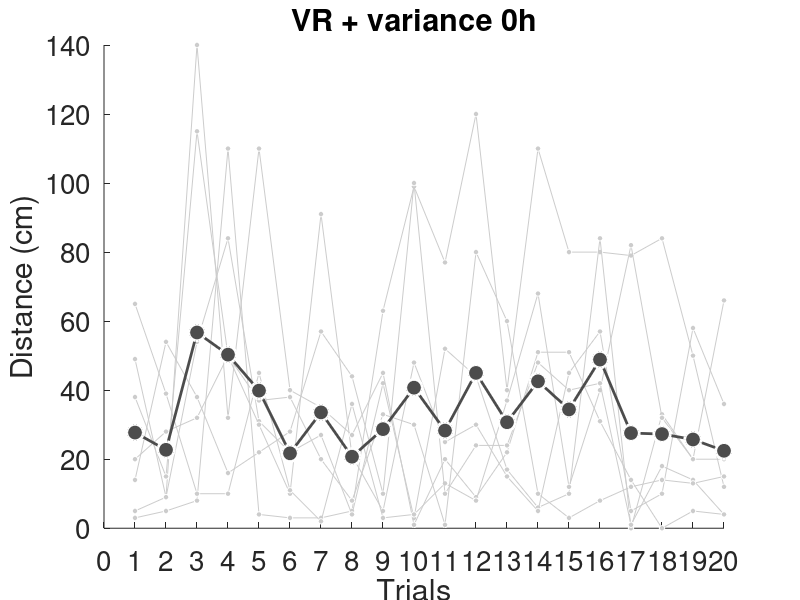
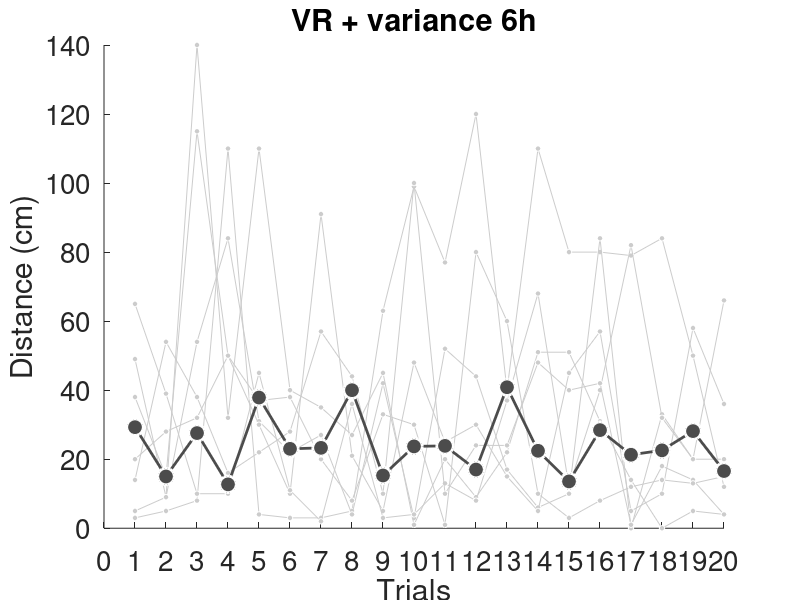
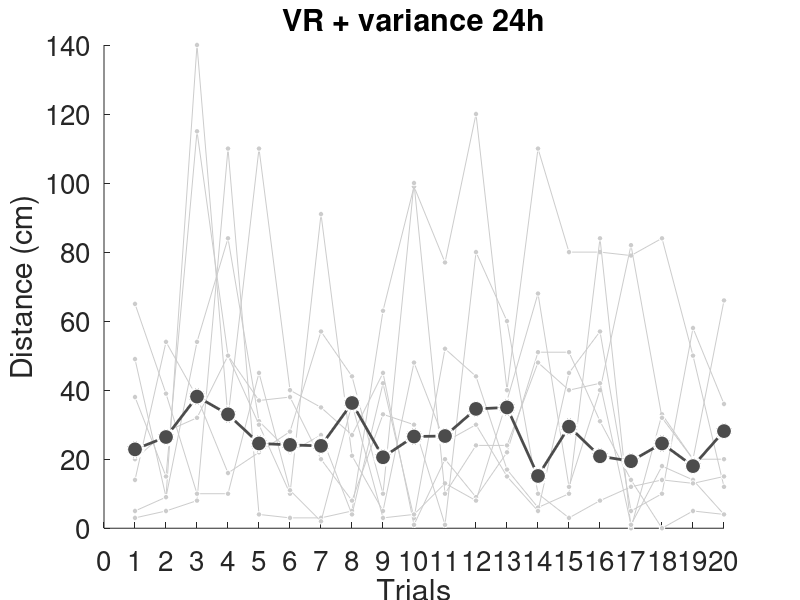

Recreate these plots in MATLAB, in order.
load('scores.mat')

VR1_0h_abs = abs(VR1_0h_diff);
VR1_6h_abs = abs(VR1_6h_diff);
VR1_24h_abs = abs(VR1_24h_diff);
VR1_0h_abs_each = mean(VR1_0h_abs, 2);
VR1_6h_abs_each = mean(VR1_6h_abs, 2);
VR1_24h_abs_each = mean(VR1_24h_abs, 2);

x = 1:20;

VR1_abs_each = [VR1_0h_abs_each, VR1_6h_abs_each, VR1_24h_abs_each];

for hour = 1:3
    time = '0h';
    VR1_abs = VR1_0h_abs;
    if hour == 2
        VR1_abs = VR1_6h_abs;
        time = '6h';
    elseif hour == 3
        VR1_abs = VR1_24h_abs;
        time = '24h';
    end

    figure('Position', [100 100 700 400]);
    title(['VR + variance', ' ', time])
    for i = 1:VR1_number
        hold on
        y = VR1_0h_abs(:,i);
        plot(x, y', '-o', ...
        'MarkerSize', 4, ...
        'MarkerFaceColor', light_gray, ...
        'MarkerEdgeColor', white, ...
        'Color', light_gray)
    end

    hold on

    plot(x, VR1_abs_each(:,hour)', '-o', ...
        'LineWidth', 2, ...
        'MarkerSize', 12, ...
        'MarkerFaceColor', dark_gray, ...
        'MarkerEdgeColor', white, ...
        'Color', dark_gray)

    hold off

    xlabel('Trials')
    ylabel('Distance (cm)')
    ylim([0, 140])
    xticks(0:1:trial_number)
    h = gca;
    set(h, 'FontSize', 20)

    filePath = strcat('./data/figures/test_each_hour/VR1_', time, '_test');
    saveas(gcf, filePath,'epsc')
end
